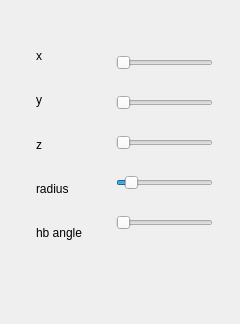
<?xml version="1.0" encoding="UTF-8"?>
<ui version="4.0">
 <class>sgexperiment002</class>
 <widget class="QWidget" name="sgexperiment002">
  <property name="geometry">
   <rect>
    <x>0</x>
    <y>0</y>
    <width>240</width>
    <height>324</height>
   </rect>
  </property>
  <property name="windowTitle">
   <string>sgexperiment002</string>
  </property>
  <widget class="QWidget" name="verticalLayoutWidget">
   <property name="geometry">
    <rect>
     <x>105</x>
     <y>25</y>
     <width>119</width>
     <height>240</height>
    </rect>
   </property>
   <layout class="QVBoxLayout" name="sliderset">
    <item>
     <widget class="QSlider" name="x">
      <property name="orientation">
       <enum>Qt::Horizontal</enum>
      </property>
     </widget>
    </item>
    <item>
     <widget class="QSlider" name="y">
      <property name="orientation">
       <enum>Qt::Horizontal</enum>
      </property>
     </widget>
    </item>
    <item>
     <widget class="QSlider" name="z">
      <property name="maximum">
       <number>1000</number>
      </property>
      <property name="orientation">
       <enum>Qt::Horizontal</enum>
      </property>
     </widget>
    </item>
    <item>
     <widget class="QSlider" name="r1">
      <property name="maximum">
       <number>500</number>
      </property>
      <property name="value">
       <number>50</number>
      </property>
      <property name="orientation">
       <enum>Qt::Horizontal</enum>
      </property>
     </widget>
    </item>
    <item>
     <widget class="QSlider" name="hbangle">
      <property name="maximum">
       <number>360</number>
      </property>
      <property name="orientation">
       <enum>Qt::Horizontal</enum>
      </property>
     </widget>
    </item>
   </layout>
  </widget>
  <widget class="QWidget" name="verticalLayoutWidget_2">
   <property name="geometry">
    <rect>
     <x>25</x>
     <y>26</y>
     <width>76</width>
     <height>237</height>
    </rect>
   </property>
   <layout class="QVBoxLayout" name="verticalLayout">
    <item>
     <widget class="QLabel" name="label_3">
      <property name="text">
       <string>x </string>
      </property>
     </widget>
    </item>
    <item>
     <widget class="QLabel" name="label_2">
      <property name="text">
       <string>y</string>
      </property>
     </widget>
    </item>
    <item>
     <widget class="QLabel" name="label">
      <property name="text">
       <string>z</string>
      </property>
     </widget>
    </item>
    <item>
     <widget class="QLabel" name="label_4">
      <property name="text">
       <string>radius</string>
      </property>
     </widget>
    </item>
    <item>
     <widget class="QLabel" name="label_5">
      <property name="text">
       <string>hb angle</string>
      </property>
     </widget>
    </item>
   </layout>
  </widget>
 </widget>
 <layoutdefault spacing="6" margin="11"/>
 <resources/>
 <connections/>
</ui>
